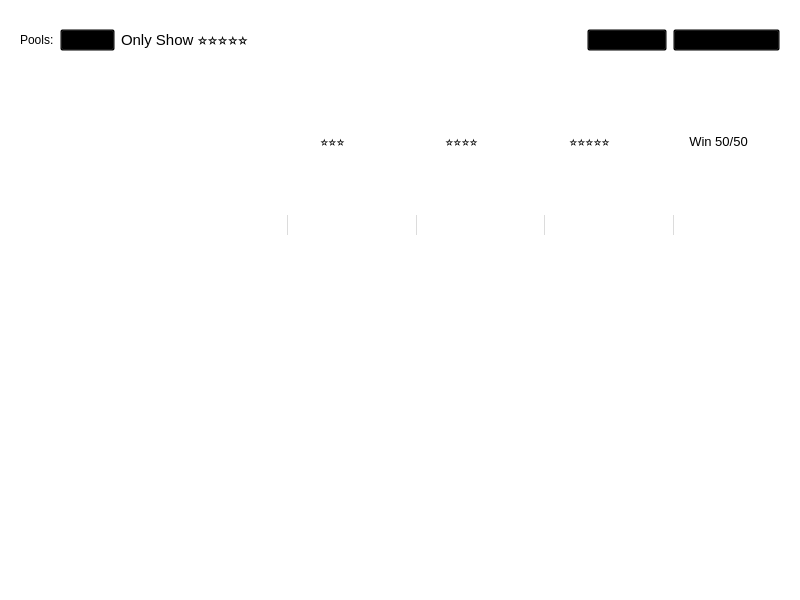
<?xml version="1.0" encoding="UTF-8"?>
<ui version="4.0">
 <class>gachaHistoryWindow</class>
 <widget class="QWidget" name="gachaHistoryWindow">
  <property name="geometry">
   <rect>
    <x>0</x>
    <y>0</y>
    <width>800</width>
    <height>600</height>
   </rect>
  </property>
  <property name="windowTitle">
   <string>gachaHistory</string>
  </property>
  <property name="styleSheet">
   <string notr="true">background-color: Transparent;</string>
  </property>
  <layout class="QVBoxLayout" name="verticalLayout" stretch="1,3,6">
   <property name="spacing">
    <number>0</number>
   </property>
   <item>
    <widget class="QWidget" name="getGachaURL" native="true">
     <property name="font">
      <font>
       <family>Segoe UI</family>
       <pointsize>10</pointsize>
       <weight>50</weight>
       <bold>false</bold>
      </font>
     </property>
     <property name="styleSheet">
      <string notr="true">BodyLabel{
	font: 11pt &quot;Segoe UI&quot;;
}</string>
     </property>
     <layout class="QHBoxLayout" name="horizontalLayout" stretch="0,1,0,0,6,0,1">
      <item>
       <widget class="BodyLabel" name="BodyLabel_3">
        <property name="text">
         <string>Pools:</string>
        </property>
       </widget>
      </item>
      <item>
       <widget class="ComboBox" name="ComboBox"/>
      </item>
      <item>
       <widget class="BodyLabel" name="BodyLabel_2">
        <property name="font">
         <font>
          <family>Segoe UI</family>
          <pointsize>11</pointsize>
          <weight>50</weight>
          <italic>false</italic>
          <bold>false</bold>
         </font>
        </property>
        <property name="text">
         <string>Only Show ⭐️⭐️⭐️⭐️⭐️</string>
        </property>
       </widget>
      </item>
      <item>
       <widget class="SwitchButton" name="show5starButton"/>
      </item>
      <item>
       <spacer name="horizontalSpacer">
        <property name="orientation">
         <enum>Qt::Horizontal</enum>
        </property>
        <property name="sizeHint" stdset="0">
         <size>
          <width>221</width>
          <height>20</height>
         </size>
        </property>
       </spacer>
      </item>
      <item>
       <widget class="PushButton" name="usageButton">
        <property name="text">
         <string>Usage</string>
        </property>
       </widget>
      </item>
      <item>
       <widget class="PushButton" name="urlButton">
        <property name="text">
         <string>Get Gacha History</string>
        </property>
       </widget>
      </item>
     </layout>
    </widget>
   </item>
   <item>
    <widget class="QWidget" name="percentageBox" native="true">
     <property name="font">
      <font>
       <family>Segoe UI</family>
       <pointsize>14</pointsize>
       <weight>75</weight>
       <bold>true</bold>
      </font>
     </property>
     <property name="styleSheet">
      <string notr="true">border-radius:10px;</string>
     </property>
     <layout class="QHBoxLayout" name="horizontalLayout_2" stretch="4,2,2,2,2">
      <property name="topMargin">
       <number>6</number>
      </property>
      <property name="bottomMargin">
       <number>6</number>
      </property>
      <item>
       <widget class="BodyLabel" name="BodyLabel">
        <property name="font">
         <font>
          <family>Segoe UI</family>
          <pointsize>14</pointsize>
          <weight>50</weight>
          <bold>false</bold>
         </font>
        </property>
        <property name="text">
         <string/>
        </property>
        <property name="alignment">
         <set>Qt::AlignBottom|Qt::AlignLeading|Qt::AlignLeft</set>
        </property>
       </widget>
      </item>
      <item alignment="Qt::AlignHCenter">
       <widget class="QWidget" name="threeStar" native="true">
        <property name="cursor">
         <cursorShape>ArrowCursor</cursorShape>
        </property>
        <layout class="QVBoxLayout" name="verticalLayout_2">
         <property name="leftMargin">
          <number>9</number>
         </property>
         <property name="topMargin">
          <number>0</number>
         </property>
         <property name="rightMargin">
          <number>9</number>
         </property>
         <property name="bottomMargin">
          <number>0</number>
         </property>
         <item>
          <widget class="CaptionLabel" name="CaptionLabel">
           <property name="text">
            <string>⭐️⭐️⭐️</string>
           </property>
           <property name="alignment">
            <set>Qt::AlignCenter</set>
           </property>
          </widget>
         </item>
         <item>
          <widget class="ProgressRing" name="threeStarRing">
           <property name="sizePolicy">
            <sizepolicy hsizetype="Expanding" vsizetype="Fixed">
             <horstretch>0</horstretch>
             <verstretch>0</verstretch>
            </sizepolicy>
           </property>
           <property name="layoutDirection">
            <enum>Qt::LeftToRight</enum>
           </property>
           <property name="value">
            <number>0</number>
           </property>
           <property name="alignment">
            <set>Qt::AlignCenter</set>
           </property>
           <property name="textVisible">
            <bool>false</bool>
           </property>
          </widget>
         </item>
        </layout>
       </widget>
      </item>
      <item alignment="Qt::AlignHCenter">
       <widget class="QWidget" name="fourStar" native="true">
        <property name="cursor">
         <cursorShape>ArrowCursor</cursorShape>
        </property>
        <layout class="QVBoxLayout" name="verticalLayout_3">
         <property name="leftMargin">
          <number>9</number>
         </property>
         <property name="topMargin">
          <number>0</number>
         </property>
         <property name="rightMargin">
          <number>9</number>
         </property>
         <property name="bottomMargin">
          <number>0</number>
         </property>
         <item>
          <widget class="CaptionLabel" name="CaptionLabel_2">
           <property name="text">
            <string>⭐️⭐️⭐️⭐️</string>
           </property>
           <property name="alignment">
            <set>Qt::AlignCenter</set>
           </property>
          </widget>
         </item>
         <item>
          <widget class="ProgressRing" name="fourStarRing">
           <property name="alignment">
            <set>Qt::AlignCenter</set>
           </property>
           <property name="orientation">
            <enum>Qt::Horizontal</enum>
           </property>
          </widget>
         </item>
        </layout>
       </widget>
      </item>
      <item alignment="Qt::AlignHCenter">
       <widget class="QWidget" name="fiveStar" native="true">
        <property name="cursor">
         <cursorShape>ArrowCursor</cursorShape>
        </property>
        <layout class="QVBoxLayout" name="verticalLayout_4" stretch="0,0">
         <property name="leftMargin">
          <number>9</number>
         </property>
         <property name="topMargin">
          <number>0</number>
         </property>
         <property name="rightMargin">
          <number>9</number>
         </property>
         <property name="bottomMargin">
          <number>0</number>
         </property>
         <item>
          <widget class="CaptionLabel" name="CaptionLabel_3">
           <property name="text">
            <string>⭐️⭐️⭐️⭐️⭐️</string>
           </property>
           <property name="alignment">
            <set>Qt::AlignCenter</set>
           </property>
          </widget>
         </item>
         <item>
          <widget class="ProgressRing" name="fiveStarRing">
           <property name="alignment">
            <set>Qt::AlignCenter</set>
           </property>
          </widget>
         </item>
        </layout>
       </widget>
      </item>
      <item alignment="Qt::AlignHCenter">
       <widget class="QWidget" name="winPity" native="true">
        <layout class="QVBoxLayout" name="verticalLayout_5">
         <property name="topMargin">
          <number>0</number>
         </property>
         <property name="bottomMargin">
          <number>0</number>
         </property>
         <item>
          <widget class="CaptionLabel" name="CaptionLabel_4">
           <property name="font">
            <font>
             <family>Segoe UI</family>
             <pointsize>10</pointsize>
             <weight>50</weight>
             <bold>false</bold>
            </font>
           </property>
           <property name="text">
            <string>Win 50/50</string>
           </property>
           <property name="alignment">
            <set>Qt::AlignCenter</set>
           </property>
          </widget>
         </item>
         <item>
          <widget class="ProgressRing" name="winPityRing"/>
         </item>
        </layout>
       </widget>
      </item>
     </layout>
    </widget>
   </item>
   <item>
    <widget class="ScrollArea" name="ScrollArea">
     <property name="styleSheet">
      <string notr="true">background-color: Transparent;</string>
     </property>
     <property name="frameShape">
      <enum>QFrame::NoFrame</enum>
     </property>
     <property name="widgetResizable">
      <bool>true</bool>
     </property>
     <widget class="QWidget" name="showHistory">
      <property name="geometry">
       <rect>
        <x>0</x>
        <y>0</y>
        <width>782</width>
        <height>349</height>
       </rect>
      </property>
     </widget>
    </widget>
   </item>
  </layout>
 </widget>
 <customwidgets>
  <customwidget>
   <class>ComboBox</class>
   <extends>QPushButton</extends>
   <header>qfluentwidgets</header>
  </customwidget>
  <customwidget>
   <class>PushButton</class>
   <extends>QPushButton</extends>
   <header>qfluentwidgets</header>
  </customwidget>
  <customwidget>
   <class>SwitchButton</class>
   <extends>QWidget</extends>
   <header>qfluentwidgets</header>
  </customwidget>
  <customwidget>
   <class>ScrollArea</class>
   <extends>QScrollArea</extends>
   <header>qfluentwidgets</header>
   <container>1</container>
  </customwidget>
  <customwidget>
   <class>CaptionLabel</class>
   <extends>QLabel</extends>
   <header>qfluentwidgets</header>
  </customwidget>
  <customwidget>
   <class>BodyLabel</class>
   <extends>QLabel</extends>
   <header>qfluentwidgets</header>
  </customwidget>
  <customwidget>
   <class>ProgressBar</class>
   <extends>QProgressBar</extends>
   <header>qfluentwidgets</header>
  </customwidget>
  <customwidget>
   <class>ProgressRing</class>
   <extends>ProgressBar</extends>
   <header>qfluentwidgets</header>
  </customwidget>
 </customwidgets>
 <resources/>
 <connections/>
</ui>
